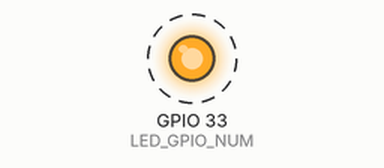
Bench run of a sketch on a simulated ESP32. On the bench: output pins drawn as LEDs (lit = HIGH). Dashed ring = blinking. WiFi joins after 1.5 s; servers stay silent unless stated; uploads are accepted with an empty reply; the local clock reads 2024-03-15 10:24:30 at power-on unless the sketch sets it; the camera gives no picture; what the sketch prints to the serial monitor is not drawn.

Above: at 2.6 s.
Timing chart, 0 to 5.0 s (numbered marks = the images above):
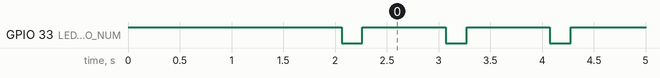

The sketch:

tampal_pintar_cam.ino
```cpp
// TampalPintar ESP32-CAM firmware (AI-Thinker module)
// Lifecycle per spec: boot -> NTP sync -> cleanup leftover live/ photos ->
// capture VGA JPEG ~1/s -> upload to Supabase Storage until power-off.
// The kept photos live under reports/ and are never touched by cleanup.

#include <WiFi.h>
#include <WiFiClientSecure.h>
#include <HTTPClient.h>
#include "esp_camera.h"
#include "time.h"
#include <sys/time.h>

// ---------------- CONFIG (edit these) ----------------
const char* WIFI_SSID   = "TampalPintar";        // your phone hotspot name
const char* WIFI_PASS   = "potholes123";         // your phone hotspot password
const char* DASHCAM_ID  = "DEMO-CAM-01";         // must match the profile's dashcam_id
const char* SUPABASE_URL = "https://YOUR_PROJECT_REF.supabase.co";
const char* SUPABASE_ANON_KEY = "YOUR_SUPABASE_ANON_KEY";
const unsigned long CAPTURE_INTERVAL_MS = 1000;  // ~1 fps
// ------------------------------------------------------

// AI-Thinker ESP32-CAM pin map
#define PWDN_GPIO_NUM  32
#define RESET_GPIO_NUM -1
#define XCLK_GPIO_NUM   0
#define SIOD_GPIO_NUM  26
#define SIOC_GPIO_NUM  27
#define Y9_GPIO_NUM    35
#define Y8_GPIO_NUM    34
#define Y7_GPIO_NUM    39
#define Y6_GPIO_NUM    36
#define Y5_GPIO_NUM    21
#define Y4_GPIO_NUM    19
#define Y3_GPIO_NUM    18
#define Y2_GPIO_NUM     5
#define VSYNC_GPIO_NUM 25
#define HREF_GPIO_NUM  23
#define PCLK_GPIO_NUM  22
#define LED_GPIO_NUM   33   // onboard red LED, active LOW

WiFiClientSecure tls;
unsigned long lastCapture = 0;

void ledOn()  { digitalWrite(LED_GPIO_NUM, LOW); }
void ledOff() { digitalWrite(LED_GPIO_NUM, HIGH); }

bool initCamera() {
  camera_config_t config;
  config.ledc_channel = LEDC_CHANNEL_0;
  config.ledc_timer   = LEDC_TIMER_0;
  config.pin_d0 = Y2_GPIO_NUM;  config.pin_d1 = Y3_GPIO_NUM;
  config.pin_d2 = Y4_GPIO_NUM;  config.pin_d3 = Y5_GPIO_NUM;
  config.pin_d4 = Y6_GPIO_NUM;  config.pin_d5 = Y7_GPIO_NUM;
  config.pin_d6 = Y8_GPIO_NUM;  config.pin_d7 = Y9_GPIO_NUM;
  config.pin_xclk = XCLK_GPIO_NUM;
  config.pin_pclk = PCLK_GPIO_NUM;
  config.pin_vsync = VSYNC_GPIO_NUM;
  config.pin_href = HREF_GPIO_NUM;
  config.pin_sccb_sda = SIOD_GPIO_NUM;
  config.pin_sccb_scl = SIOC_GPIO_NUM;
  config.pin_pwdn = PWDN_GPIO_NUM;
  config.pin_reset = RESET_GPIO_NUM;
  config.xclk_freq_hz = 20000000;
  config.pixel_format = PIXFORMAT_JPEG;
  config.frame_size   = FRAMESIZE_VGA;   // 640x480: ~30-60 KB JPEG
  config.jpeg_quality = 12;
  config.fb_count     = 2;
  config.grab_mode    = CAMERA_GRAB_LATEST;
  config.fb_location  = CAMERA_FB_IN_PSRAM;
  return esp_camera_init(&config) == ESP_OK;
}

void connectWifi() {
  Serial.printf("Joining hotspot %s", WIFI_SSID);
  WiFi.mode(WIFI_STA);
  WiFi.begin(WIFI_SSID, WIFI_PASS);
  for (int i = 0; WiFi.status() != WL_CONNECTED; i++) {
    if (i >= 40) {  // ~20 s to associate -> reboot and retry cleanly
      Serial.println(" failed, rebooting");
      ESP.restart();
    }
    delay(500);
    Serial.print(".");
  }
  Serial.printf("\nConnected, IP %s\n", WiFi.localIP().toString().c_str());
}

void syncTime() {
  configTime(0, 0, "pool.ntp.org", "time.google.com");
  Serial.print("NTP sync");
  for (int i = 0; time(nullptr) < 1700000000; i++) {  // block until a sane epoch arrives
    if (i >= 40) {  // ~20 s with no valid epoch -> reboot and retry cleanly
      Serial.println(" failed, rebooting");
      ESP.restart();
    }
    delay(500);
    Serial.print(".");
  }
  Serial.println(" done");
}

uint64_t epochMs() {
  struct timeval tv;
  gettimeofday(&tv, NULL);
  return (uint64_t)tv.tv_sec * 1000ULL + tv.tv_usec / 1000ULL;
}

// Boot-time cleanup: server deletes everything left in live/{DASHCAM_ID}/
// from the previous run. Kept report photos are unaffected.
void cleanupOldPhotos() {
  HTTPClient http;
  String url = String(SUPABASE_URL) + "/functions/v1/dashcam-cleanup";
  http.begin(tls, url);
  http.addHeader("Content-Type", "application/json");
  http.addHeader("Authorization", String("Bearer ") + SUPABASE_ANON_KEY);
  String body = String("{\"dashcam_id\":\"") + DASHCAM_ID + "\"}";
  int code = http.POST(body);
  Serial.printf("Cleanup -> HTTP %d: %s\n", code, http.getString().c_str());
  http.end();
}

bool uploadFrame(camera_fb_t* fb) {
  char name[24];
  snprintf(name, sizeof(name), "%013llu.jpg", (unsigned long long)epochMs());
  HTTPClient http;
  String url = String(SUPABASE_URL) + "/storage/v1/object/media/live/" +
               DASHCAM_ID + "/" + name;
  http.begin(tls, url);
  http.setTimeout(8000);
  http.addHeader("Content-Type", "image/jpeg");
  http.addHeader("Authorization", String("Bearer ") + SUPABASE_ANON_KEY);
  int code = http.POST(fb->buf, fb->len);
  http.end();
  if (code != 200) {
    Serial.printf("Upload %s failed: HTTP %d\n", name, code);
    return false;
  }
  return true;
}

void setup() {
  Serial.begin(115200);
  pinMode(LED_GPIO_NUM, OUTPUT);
  ledOff();
  if (!initCamera()) {
    Serial.println("FATAL: camera init failed");
    while (true) { ledOn(); delay(100); ledOff(); delay(100); }
  }
  connectWifi();
  tls.setInsecure();  // PRD-accepted prototype risk: no cert validation
  syncTime();
  cleanupOldPhotos();
  Serial.println("Streaming photos to Supabase Storage...");
}

void loop() {
  if (WiFi.status() != WL_CONNECTED) {
    Serial.println("WiFi lost, reconnecting...");
    connectWifi();
  }
  unsigned long now = millis();
  if (now - lastCapture < CAPTURE_INTERVAL_MS) {
    delay(20);
    return;
  }
  lastCapture = now;
  camera_fb_t* fb = esp_camera_fb_get();
  if (!fb) {
    Serial.println("Capture failed");
    return;
  }
  ledOn();
  uploadFrame(fb);
  ledOff();
  esp_camera_fb_return(fb);
}
```

Measured:
- by itself, GPIO 33 (LED_GPIO_NUM): alternates HIGH for 0.81 s and LOW for 0.20 s
